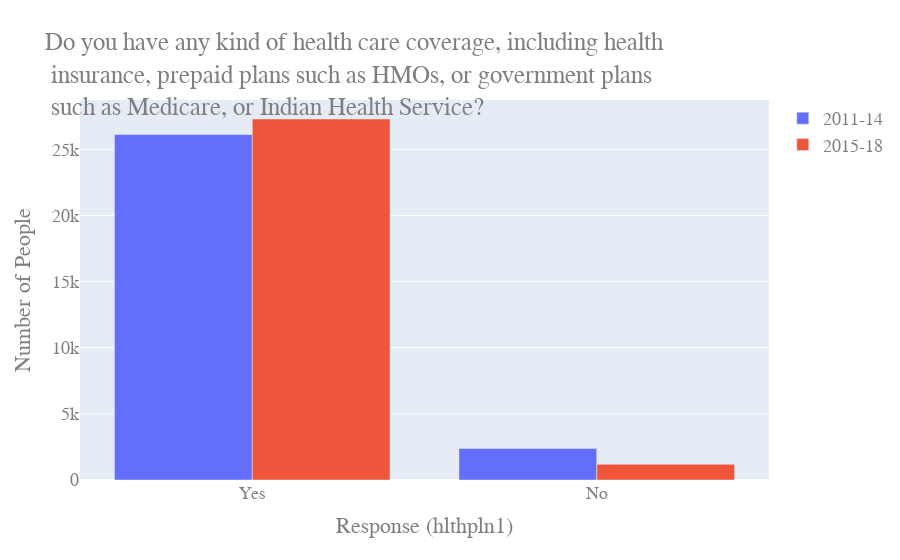

The notebook cell saved with this chart:
### Code cell
#chart to view data and see if results match up
fig = go.Figure(data = [go.Bar(name = '2011-14', x = hlthpln.columns, y = hlthpln.iloc[0]),
                       go.Bar(name = '2015-18', x = hlthpln.columns, y = hlthpln.iloc[1])])
fig.update_layout(
    barmode='group',
    title="Do you have any kind of health care coverage, including health<br> insurance, prepaid plans such as HMOs, or government plans<br> such as Medicare, or Indian Health Service?",
    xaxis_title="Response (hlthpln1)",
    yaxis_title="Number of People",
    font=dict(
        family="Courier New, monospace",
        size=18,
        color="#7f7f7f"
    )
)
fig.show()

### Figure 1 — Plotly figure (JSON) as saved in the notebook; plotly's stock layout.template omitted (floating-point values rounded to 4 significant figures)
{"data": [{"name": "2011-14", "type": "bar", "x": ["Yes", "No"], "y": [26118, 2388]}, {"name": "2015-18", "type": "bar", "x": ["Yes", "No"], "y": [27291, 1189]}], "layout": {"barmode": "group", "font": {"color": "#7f7f7f", "family": "Courier New, monospace", "size": 18}, "title": {"text": "Do you have any kind of health care coverage, including health<br> insurance, prepaid plans such as HMOs, or government plans<br> such as Medicare, or Indian Health Service?"}, "xaxis": {"title": {"text": "Response (hlthpln1)"}}, "yaxis": {"title": {"text": "Number of People"}}}}
